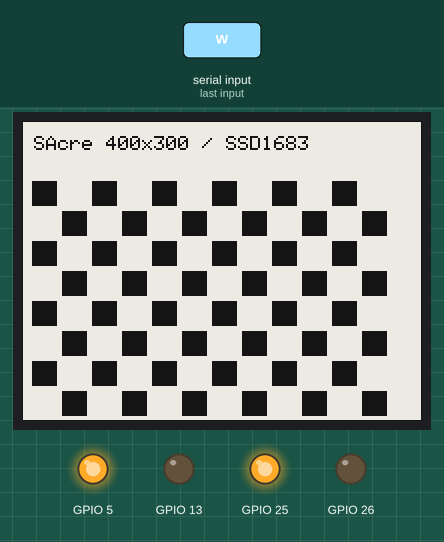
This program was run on a simulated ESP32. Parts: 400×300 one-colour display, output pins drawn as LEDs (lit = HIGH). The test bench sets the inputs (shaded band). Pins used as bus, display or sensor lines are not drawn; what the program prints to the serial monitor is not drawn.

1.5 s: "p" received over Serial
3.0 s: "w" received over Serial
Above: at 6.2 s.
Timing chart, 0 to 7.7 s (numbered marks = the images above; inputs shaded):
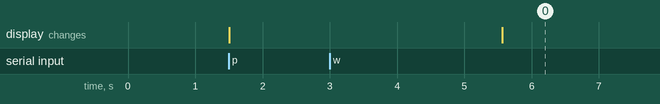

The program:

main.cpp
```cpp
#include "board.h"
#include <SPI.h>
#include <GxEPD2_BW.h>
#include <gdey/GxEPD2_420_GDEY042T81.h>

GxEPD2_BW<GxEPD2_420_GDEY042T81, GxEPD2_420_GDEY042T81::HEIGHT> display(
    GxEPD2_420_GDEY042T81(Pins::EPD_CS, Pins::EPD_DC,
                         Pins::EPD_RESET, Pins::EPD_BUSY));
bool initialized = false;
uint32_t lastRefresh = 0;

void setup() {
  Board::begin("pantalla GDEY042T81 / SSD1683");
  SPI.begin(Pins::EPD_SCK, -1, Pins::EPD_MOSI, Pins::EPD_CS);
  Serial.println("p: patron; w: blanco; n: negro. Un refresco por orden; esperar 5 s.");
}

void loop() {
  const int c = Board::command();
  if (c == 'p' || c == 'w' || c == 'n') {
    if (initialized && millis() - lastRefresh < 5000) {
      Serial.println("Esperar 5 s entre refrescos.");
      return;
    }
    Serial.println("Refresco iniciado; revisar mensajes BUSY del driver.");
    if (!initialized) {
      display.epd2.selectFastFullUpdate(false); // Normal full refresh for first hardware validation.
      display.init(115200, true, 10, false);
      initialized = true;
    }
    display.setRotation(0);
    display.setFullWindow();
    display.firstPage();
    do {
      display.fillScreen(c == 'n' ? GxEPD_BLACK : GxEPD_WHITE);
      if (c == 'p') {
        display.drawRect(0, 0, display.width(), display.height(), GxEPD_BLACK);
        display.setTextColor(GxEPD_BLACK);
        display.setTextSize(2);
        display.setCursor(12, 15);
        display.print("SAcre 400x300 / SSD1683");
        for (int y = 60; y < display.height() - 10; y += 30)
          for (int x = 10; x < display.width() - 30; x += 30)
            if (((x / 30) + (y / 30)) % 2 == 0)
              display.fillRect(x, y, 25, 25, GxEPD_BLACK);
      }
    } while (display.nextPage());
    display.hibernate(); // Stop booster; image remains visible without power.
    lastRefresh = millis();
    Serial.println("Driver finalizado. Confirmar imagen; esto no detecta panel ausente.");
  }
  delay(5);
}
```
